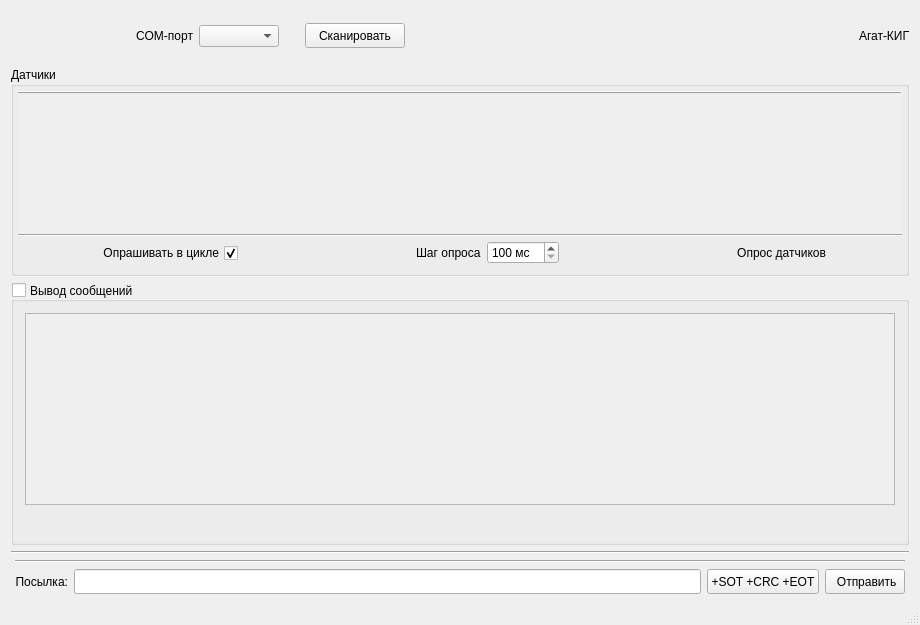
<?xml version="1.0" encoding="UTF-8"?>
<ui version="4.0">
 <class>MainWindow</class>
 <widget class="QMainWindow" name="MainWindow">
  <property name="geometry">
   <rect>
    <x>0</x>
    <y>0</y>
    <width>920</width>
    <height>625</height>
   </rect>
  </property>
  <property name="minimumSize">
   <size>
    <width>920</width>
    <height>330</height>
   </size>
  </property>
  <property name="windowTitle">
   <string>АГАТ-сканнер</string>
  </property>
  <property name="windowIcon">
   <iconset resource="icons.qrc">
    <normaloff>:/images/search.ico</normaloff>:/images/search.ico</iconset>
  </property>
  <widget class="QWidget" name="centralWidget">
   <property name="layoutDirection">
    <enum>Qt::LeftToRight</enum>
   </property>
   <property name="autoFillBackground">
    <bool>true</bool>
   </property>
   <layout class="QVBoxLayout" name="verticalLayout">
    <item>
     <layout class="QHBoxLayout" name="hCOMLayout">
      <property name="leftMargin">
       <number>10</number>
      </property>
      <item>
       <widget class="QPushButton" name="pbLoad">
        <property name="sizePolicy">
         <sizepolicy hsizetype="Minimum" vsizetype="Fixed">
          <horstretch>0</horstretch>
          <verstretch>0</verstretch>
         </sizepolicy>
        </property>
        <property name="minimumSize">
         <size>
          <width>30</width>
          <height>30</height>
         </size>
        </property>
        <property name="maximumSize">
         <size>
          <width>30</width>
          <height>30</height>
         </size>
        </property>
        <property name="statusTip">
         <string>Загрузить настрокйи</string>
        </property>
        <property name="text">
         <string/>
        </property>
        <property name="iconSize">
         <size>
          <width>24</width>
          <height>20</height>
         </size>
        </property>
        <property name="flat">
         <bool>true</bool>
        </property>
       </widget>
      </item>
      <item>
       <widget class="QPushButton" name="pbSave">
        <property name="minimumSize">
         <size>
          <width>30</width>
          <height>30</height>
         </size>
        </property>
        <property name="maximumSize">
         <size>
          <width>30</width>
          <height>30</height>
         </size>
        </property>
        <property name="statusTip">
         <string>Сохранить настройки</string>
        </property>
        <property name="text">
         <string/>
        </property>
        <property name="iconSize">
         <size>
          <width>24</width>
          <height>20</height>
         </size>
        </property>
        <property name="flat">
         <bool>true</bool>
        </property>
       </widget>
      </item>
      <item>
       <widget class="QLabel" name="lComport">
        <property name="minimumSize">
         <size>
          <width>100</width>
          <height>0</height>
         </size>
        </property>
        <property name="layoutDirection">
         <enum>Qt::LeftToRight</enum>
        </property>
        <property name="text">
         <string>COM-порт</string>
        </property>
        <property name="alignment">
         <set>Qt::AlignRight|Qt::AlignTrailing|Qt::AlignVCenter</set>
        </property>
        <property name="buddy">
         <cstring>cbPort</cstring>
        </property>
       </widget>
      </item>
      <item>
       <widget class="QComboBox" name="cbPort">
        <property name="minimumSize">
         <size>
          <width>80</width>
          <height>0</height>
         </size>
        </property>
        <property name="focusPolicy">
         <enum>Qt::TabFocus</enum>
        </property>
        <property name="statusTip">
         <string>Выбор COM-порта (ttyS для Linux)</string>
        </property>
       </widget>
      </item>
      <item>
       <spacer name="hSpacerBitrate">
        <property name="orientation">
         <enum>Qt::Horizontal</enum>
        </property>
        <property name="sizeType">
         <enum>QSizePolicy::Fixed</enum>
        </property>
        <property name="sizeHint" stdset="0">
         <size>
          <width>20</width>
          <height>20</height>
         </size>
        </property>
       </spacer>
      </item>
      <item>
       <widget class="QPushButton" name="pbScan">
        <property name="sizePolicy">
         <sizepolicy hsizetype="Fixed" vsizetype="Fixed">
          <horstretch>0</horstretch>
          <verstretch>0</verstretch>
         </sizepolicy>
        </property>
        <property name="minimumSize">
         <size>
          <width>100</width>
          <height>25</height>
         </size>
        </property>
        <property name="maximumSize">
         <size>
          <width>100</width>
          <height>25</height>
         </size>
        </property>
        <property name="focusPolicy">
         <enum>Qt::TabFocus</enum>
        </property>
        <property name="statusTip">
         <string>Сканировать сеть COM-порта</string>
        </property>
        <property name="text">
         <string>Сканировать</string>
        </property>
        <property name="icon">
         <iconset resource="icons.qrc">
          <normaloff>:/images/search.ico</normaloff>
          <normalon>:/images/search.ico</normalon>
          <disabledoff>:/images/search.ico</disabledoff>
          <disabledon>:/images/search.ico</disabledon>
          <activeoff>:/images/search.ico</activeoff>
          <activeon>:/images/search.ico</activeon>
          <selectedoff>:/images/search.ico</selectedoff>
          <selectedon>:/images/search.ico</selectedon>:/images/search.ico</iconset>
        </property>
        <property name="iconSize">
         <size>
          <width>16</width>
          <height>16</height>
         </size>
        </property>
       </widget>
      </item>
      <item>
       <spacer name="hSpacerAgat">
        <property name="orientation">
         <enum>Qt::Horizontal</enum>
        </property>
        <property name="sizeType">
         <enum>QSizePolicy::MinimumExpanding</enum>
        </property>
        <property name="sizeHint" stdset="0">
         <size>
          <width>40</width>
          <height>20</height>
         </size>
        </property>
       </spacer>
      </item>
      <item>
       <widget class="QLabel" name="label">
        <property name="sizePolicy">
         <sizepolicy hsizetype="Fixed" vsizetype="Fixed">
          <horstretch>0</horstretch>
          <verstretch>0</verstretch>
         </sizepolicy>
        </property>
        <property name="minimumSize">
         <size>
          <width>50</width>
          <height>50</height>
         </size>
        </property>
        <property name="maximumSize">
         <size>
          <width>50</width>
          <height>50</height>
         </size>
        </property>
        <property name="toolTip">
         <string>АГАТ-КИП</string>
        </property>
        <property name="statusTip">
         <string>АО Моринформсистема Агат-КИП г.Рязань, Карпунькин Я., 2020 г.</string>
        </property>
        <property name="text">
         <string>Агат-КИП</string>
        </property>
       </widget>
      </item>
     </layout>
    </item>
    <item>
     <layout class="QVBoxLayout" name="vCentralLayout">
      <item>
       <widget class="QGroupBox" name="groupBoxKorals">
        <property name="statusTip">
         <string>Для добавления нового расходомера нажмите +</string>
        </property>
        <property name="autoFillBackground">
         <bool>false</bool>
        </property>
        <property name="title">
         <string>Датчики</string>
        </property>
        <layout class="QHBoxLayout" name="horizontalLayout_4">
         <property name="spacing">
          <number>0</number>
         </property>
         <property name="leftMargin">
          <number>0</number>
         </property>
         <property name="topMargin">
          <number>0</number>
         </property>
         <property name="rightMargin">
          <number>0</number>
         </property>
         <property name="bottomMargin">
          <number>0</number>
         </property>
         <item>
          <layout class="QVBoxLayout" name="vKoralLayout" stretch="0,0,0,0">
           <property name="spacing">
            <number>0</number>
           </property>
           <property name="leftMargin">
            <number>4</number>
           </property>
           <property name="topMargin">
            <number>4</number>
           </property>
           <property name="rightMargin">
            <number>4</number>
           </property>
           <property name="bottomMargin">
            <number>4</number>
           </property>
           <item>
            <widget class="Line" name="hLineUp">
             <property name="frameShadow">
              <enum>QFrame::Raised</enum>
             </property>
             <property name="orientation">
              <enum>Qt::Horizontal</enum>
             </property>
            </widget>
           </item>
           <item>
            <widget class="QScrollArea" name="scrollArea">
             <property name="frameShape">
              <enum>QFrame::NoFrame</enum>
             </property>
             <property name="lineWidth">
              <number>0</number>
             </property>
             <property name="horizontalScrollBarPolicy">
              <enum>Qt::ScrollBarAsNeeded</enum>
             </property>
             <property name="widgetResizable">
              <bool>true</bool>
             </property>
             <widget class="QWidget" name="scrollAreaWidgetContents">
              <property name="geometry">
               <rect>
                <x>0</x>
                <y>0</y>
                <width>890</width>
                <height>133</height>
               </rect>
              </property>
              <widget class="QWidget" name="verticalLayoutWidget_3">
               <property name="geometry">
                <rect>
                 <x>410</x>
                 <y>50</y>
                 <width>61</width>
                 <height>40</height>
                </rect>
               </property>
               <layout class="QVBoxLayout" name="vLayout">
                <property name="spacing">
                 <number>0</number>
                </property>
                <property name="topMargin">
                 <number>0</number>
                </property>
                <property name="bottomMargin">
                 <number>0</number>
                </property>
               </layout>
              </widget>
             </widget>
            </widget>
           </item>
           <item>
            <widget class="Line" name="hLineDown">
             <property name="orientation">
              <enum>Qt::Horizontal</enum>
             </property>
            </widget>
           </item>
           <item>
            <layout class="QHBoxLayout" name="hLoopLayout">
             <property name="leftMargin">
              <number>10</number>
             </property>
             <item>
              <widget class="QCheckBox" name="cbCommonLoop">
               <property name="minimumSize">
                <size>
                 <width>210</width>
                 <height>0</height>
                </size>
               </property>
               <property name="statusTip">
                <string>Включение/выключение опроса всех найденных датчиков</string>
               </property>
               <property name="layoutDirection">
                <enum>Qt::RightToLeft</enum>
               </property>
               <property name="text">
                <string>Опрашивать в цикле</string>
               </property>
               <property name="checked">
                <bool>true</bool>
               </property>
               <property name="tristate">
                <bool>false</bool>
               </property>
              </widget>
             </item>
             <item>
              <spacer name="horizontalSpacer_2">
               <property name="orientation">
                <enum>Qt::Horizontal</enum>
               </property>
               <property name="sizeHint" stdset="0">
                <size>
                 <width>40</width>
                 <height>20</height>
                </size>
               </property>
              </spacer>
             </item>
             <item>
              <widget class="QLabel" name="lStep">
               <property name="statusTip">
                <string>Задать шаг опроса (опрашивать следущий датчик через N миллисекунд)</string>
               </property>
               <property name="text">
                <string>Шаг опроса</string>
               </property>
              </widget>
             </item>
             <item>
              <widget class="QSpinBox" name="spinBox">
               <property name="minimumSize">
                <size>
                 <width>50</width>
                 <height>0</height>
                </size>
               </property>
               <property name="statusTip">
                <string>Задать шаг опроса (опрашивать следущий датчик через N миллисекунд)</string>
               </property>
               <property name="suffix">
                <string> мс</string>
               </property>
               <property name="minimum">
                <number>100</number>
               </property>
               <property name="maximum">
                <number>5000</number>
               </property>
               <property name="singleStep">
                <number>100</number>
               </property>
              </widget>
             </item>
             <item>
              <spacer name="horizontalSpacer">
               <property name="orientation">
                <enum>Qt::Horizontal</enum>
               </property>
               <property name="sizeHint" stdset="0">
                <size>
                 <width>40</width>
                 <height>20</height>
                </size>
               </property>
              </spacer>
             </item>
             <item>
              <widget class="QLabel" name="lLoopMode">
               <property name="minimumSize">
                <size>
                 <width>50</width>
                 <height>0</height>
                </size>
               </property>
               <property name="text">
                <string>Опрос датчиков</string>
               </property>
               <property name="alignment">
                <set>Qt::AlignRight|Qt::AlignTrailing|Qt::AlignVCenter</set>
               </property>
              </widget>
             </item>
             <item>
              <widget class="QPushButton" name="pbStart">
               <property name="enabled">
                <bool>true</bool>
               </property>
               <property name="sizePolicy">
                <sizepolicy hsizetype="Fixed" vsizetype="Fixed">
                 <horstretch>0</horstretch>
                 <verstretch>0</verstretch>
                </sizepolicy>
               </property>
               <property name="minimumSize">
                <size>
                 <width>32</width>
                 <height>32</height>
                </size>
               </property>
               <property name="maximumSize">
                <size>
                 <width>32</width>
                 <height>32</height>
                </size>
               </property>
               <property name="baseSize">
                <size>
                 <width>0</width>
                 <height>0</height>
                </size>
               </property>
               <property name="focusPolicy">
                <enum>Qt::WheelFocus</enum>
               </property>
               <property name="statusTip">
                <string>Начать опрос помеченных датчиков</string>
               </property>
               <property name="text">
                <string/>
               </property>
               <property name="iconSize">
                <size>
                 <width>16</width>
                 <height>16</height>
                </size>
               </property>
               <property name="checkable">
                <bool>true</bool>
               </property>
               <property name="autoDefault">
                <bool>false</bool>
               </property>
               <property name="flat">
                <bool>true</bool>
               </property>
              </widget>
             </item>
             <item>
              <widget class="QPushButton" name="pbStop">
               <property name="enabled">
                <bool>true</bool>
               </property>
               <property name="sizePolicy">
                <sizepolicy hsizetype="Fixed" vsizetype="Fixed">
                 <horstretch>0</horstretch>
                 <verstretch>0</verstretch>
                </sizepolicy>
               </property>
               <property name="minimumSize">
                <size>
                 <width>32</width>
                 <height>32</height>
                </size>
               </property>
               <property name="maximumSize">
                <size>
                 <width>32</width>
                 <height>32</height>
                </size>
               </property>
               <property name="statusTip">
                <string>Остановить опрос датчиков</string>
               </property>
               <property name="text">
                <string/>
               </property>
               <property name="iconSize">
                <size>
                 <width>16</width>
                 <height>16</height>
                </size>
               </property>
               <property name="shortcut">
                <string>Esc</string>
               </property>
               <property name="autoDefault">
                <bool>false</bool>
               </property>
               <property name="flat">
                <bool>true</bool>
               </property>
              </widget>
             </item>
            </layout>
           </item>
          </layout>
         </item>
        </layout>
       </widget>
      </item>
      <item>
       <widget class="QGroupBox" name="groupBox">
        <property name="minimumSize">
         <size>
          <width>0</width>
          <height>100</height>
         </size>
        </property>
        <property name="statusTip">
         <string>Включить / выключить логгирование</string>
        </property>
        <property name="title">
         <string>Вывод сообщений</string>
        </property>
        <property name="alignment">
         <set>Qt::AlignLeading|Qt::AlignLeft|Qt::AlignVCenter</set>
        </property>
        <property name="flat">
         <bool>false</bool>
        </property>
        <property name="checkable">
         <bool>true</bool>
        </property>
        <property name="checked">
         <bool>false</bool>
        </property>
        <layout class="QVBoxLayout" name="verticalLayout_7">
         <item>
          <widget class="QTextEdit" name="teInputData">
           <property name="minimumSize">
            <size>
             <width>100</width>
             <height>0</height>
            </size>
           </property>
           <property name="font">
            <font>
             <family>Courier New</family>
             <pointsize>10</pointsize>
            </font>
           </property>
           <property name="cursor" stdset="0">
            <cursorShape>CrossCursor</cursorShape>
           </property>
           <property name="mouseTracking">
            <bool>false</bool>
           </property>
           <property name="focusPolicy">
            <enum>Qt::WheelFocus</enum>
           </property>
           <property name="statusTip">
            <string>Окно сообщений</string>
           </property>
           <property name="layoutDirection">
            <enum>Qt::LeftToRight</enum>
           </property>
           <property name="horizontalScrollBarPolicy">
            <enum>Qt::ScrollBarAsNeeded</enum>
           </property>
           <property name="lineWrapMode">
            <enum>QTextEdit::NoWrap</enum>
           </property>
           <property name="html">
            <string>&lt;!DOCTYPE HTML PUBLIC &quot;-//W3C//DTD HTML 4.0//EN&quot; &quot;http://www.w3.org/TR/REC-html40/strict.dtd&quot;&gt;
&lt;html&gt;&lt;head&gt;&lt;meta name=&quot;qrichtext&quot; content=&quot;1&quot; /&gt;&lt;style type=&quot;text/css&quot;&gt;
p, li { white-space: pre-wrap; }
&lt;/style&gt;&lt;/head&gt;&lt;body style=&quot; font-family:'Courier New'; font-size:10pt; font-weight:400; font-style:normal;&quot;&gt;
&lt;p style=&quot;-qt-paragraph-type:empty; margin-top:0px; margin-bottom:0px; margin-left:0px; margin-right:0px; -qt-block-indent:0; text-indent:0px;&quot;&gt;&lt;br /&gt;&lt;/p&gt;&lt;/body&gt;&lt;/html&gt;</string>
           </property>
          </widget>
         </item>
         <item>
          <widget class="QPushButton" name="pbClear">
           <property name="enabled">
            <bool>true</bool>
           </property>
           <property name="sizePolicy">
            <sizepolicy hsizetype="Fixed" vsizetype="Fixed">
             <horstretch>0</horstretch>
             <verstretch>0</verstretch>
            </sizepolicy>
           </property>
           <property name="minimumSize">
            <size>
             <width>60</width>
             <height>20</height>
            </size>
           </property>
           <property name="maximumSize">
            <size>
             <width>60</width>
             <height>20</height>
            </size>
           </property>
           <property name="baseSize">
            <size>
             <width>60</width>
             <height>20</height>
            </size>
           </property>
           <property name="statusTip">
            <string>Очистить окно сообщений</string>
           </property>
           <property name="layoutDirection">
            <enum>Qt::RightToLeft</enum>
           </property>
           <property name="autoFillBackground">
            <bool>false</bool>
           </property>
           <property name="text">
            <string/>
           </property>
           <property name="icon">
            <iconset resource="icons.qrc">
             <normaloff>:/images/clear.png</normaloff>:/images/clear.png</iconset>
           </property>
           <property name="iconSize">
            <size>
             <width>12</width>
             <height>12</height>
            </size>
           </property>
           <property name="default">
            <bool>false</bool>
           </property>
           <property name="flat">
            <bool>true</bool>
           </property>
          </widget>
         </item>
        </layout>
       </widget>
      </item>
      <item>
       <widget class="Line" name="line">
        <property name="orientation">
         <enum>Qt::Horizontal</enum>
        </property>
       </widget>
      </item>
     </layout>
    </item>
    <item>
     <layout class="QVBoxLayout" name="vSendLayout">
      <property name="leftMargin">
       <number>4</number>
      </property>
      <property name="rightMargin">
       <number>4</number>
      </property>
      <item>
       <widget class="Line" name="hLine">
        <property name="orientation">
         <enum>Qt::Horizontal</enum>
        </property>
       </widget>
      </item>
      <item>
       <layout class="QHBoxLayout" name="hSendLayout">
        <item>
         <widget class="QLabel" name="lSendPack">
          <property name="minimumSize">
           <size>
            <width>50</width>
            <height>0</height>
           </size>
          </property>
          <property name="text">
           <string>Посылка:</string>
          </property>
          <property name="alignment">
           <set>Qt::AlignRight|Qt::AlignTrailing|Qt::AlignVCenter</set>
          </property>
         </widget>
        </item>
        <item>
         <widget class="QLineEdit" name="leOutputData">
          <property name="minimumSize">
           <size>
            <width>240</width>
            <height>25</height>
           </size>
          </property>
          <property name="font">
           <font>
            <family>Courier New</family>
            <pointsize>10</pointsize>
           </font>
          </property>
          <property name="contextMenuPolicy">
           <enum>Qt::CustomContextMenu</enum>
          </property>
          <property name="statusTip">
           <string>Общий формат команды: SOT DST SRC 24 CMD DATA[] CRC EOT</string>
          </property>
          <property name="placeholderText">
           <string/>
          </property>
         </widget>
        </item>
        <item>
         <widget class="QPushButton" name="pbCalcCRC">
          <property name="minimumSize">
           <size>
            <width>100</width>
            <height>25</height>
           </size>
          </property>
          <property name="statusTip">
           <string>Дополнить посылку стартовым, стоповым байтами, контрольной суммой</string>
          </property>
          <property name="text">
           <string>+SOT +CRC +EOT</string>
          </property>
         </widget>
        </item>
        <item>
         <widget class="QPushButton" name="pbSend">
          <property name="minimumSize">
           <size>
            <width>0</width>
            <height>25</height>
           </size>
          </property>
          <property name="focusPolicy">
           <enum>Qt::WheelFocus</enum>
          </property>
          <property name="statusTip">
           <string>Отправить посылку</string>
          </property>
          <property name="layoutDirection">
           <enum>Qt::RightToLeft</enum>
          </property>
          <property name="text">
           <string> Отправить</string>
          </property>
          <property name="icon">
           <iconset resource="icons.qrc">
            <normaloff>:/images/send.png</normaloff>:/images/send.png</iconset>
          </property>
          <property name="autoDefault">
           <bool>true</bool>
          </property>
         </widget>
        </item>
       </layout>
      </item>
     </layout>
    </item>
   </layout>
  </widget>
  <widget class="QMenuBar" name="menuBar">
   <property name="enabled">
    <bool>false</bool>
   </property>
   <property name="geometry">
    <rect>
     <x>0</x>
     <y>0</y>
     <width>920</width>
     <height>21</height>
    </rect>
   </property>
   <property name="nativeMenuBar">
    <bool>false</bool>
   </property>
  </widget>
  <widget class="QStatusBar" name="statusBar">
   <property name="maximumSize">
    <size>
     <width>16777215</width>
     <height>20</height>
    </size>
   </property>
   <property name="sizeGripEnabled">
    <bool>true</bool>
   </property>
  </widget>
 </widget>
 <layoutdefault spacing="6" margin="11"/>
 <tabstops>
  <tabstop>cbPort</tabstop>
  <tabstop>pbScan</tabstop>
 </tabstops>
 <resources>
  <include location="icons.qrc"/>
 </resources>
 <connections/>
</ui>
